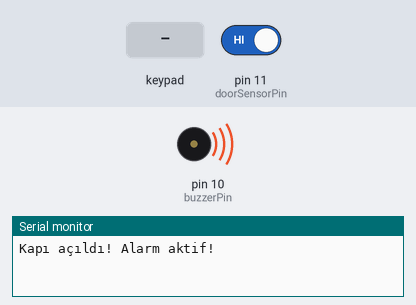
Recording of a sketch running on a simulated Arduino Uno, built with avr-gcc and run on an emulated ATmega328P. Parts: buzzer (waves = sounding), the last lines printed to the serial monitor. Inputs (shaded band) come from the test bench; at power-on: pin 11 (doorSensorPin) HIGH.

Above: at 1.2 s.
1.3 s: keypad keys 1 4 5 3 # pressed 0.4 s apart
At 4.1 s:
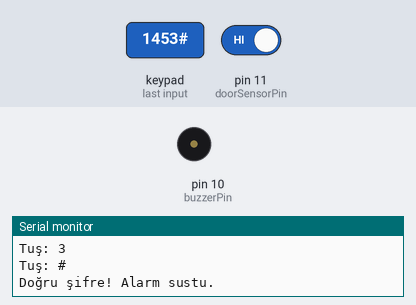
4.8 s: key '*' pressed
6.3 s: key '#' pressed
Timing chart, 0 to 9.3 s (numbered marks = the images above; inputs shaded):
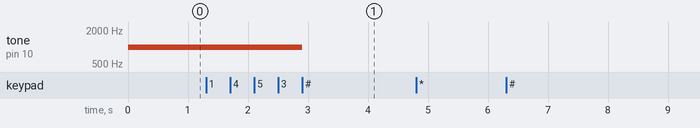

Measured:
- after the input at 1.3 s, tone on pin 10 (buzzerPin): 1000 Hz → silent after 1.6 s

The sketch:

arduino-door-alarm-system.ino
```cpp
#include <Keypad.h>

const byte ROWS = 4;
const byte COLS = 3;

char keys[ROWS][COLS] = {
  {'1','2','3'},
  {'4','5','6'},
  {'7','8','9'},
  {'*','0','#'}
};

byte rowPins[ROWS] = {2, 3, 4, 5};
byte colPins[COLS] = {6, 7, 8};

Keypad keypad = Keypad(makeKeymap(keys), rowPins, colPins, ROWS, COLS);

const int buzzerPin = 10;
const int doorSensorPin = 11;

String password = "1453";
String input = "";
bool alarmTriggered = false;
bool kapiAcik = false; // Kapının mevcut durumu
bool kapiOncekiDurum = true; // HIGH = kapalı

void setup() {
  Serial.begin(9600);
  pinMode(buzzerPin, OUTPUT);
  pinMode(doorSensorPin, INPUT_PULLUP); // Kapalıyken HIGH
}

void loop() {
  kapiAcik = digitalRead(doorSensorPin) == HIGH;

  // Kapı yeni açıldıysa (önce kapalıydı, şimdi açık)
  if (kapiAcik && kapiOncekiDurum == true) {
    Serial.println("Kapı açıldı! Alarm aktif!");
    alarmTriggered = true;
  }

  // Alarm durumu
  if (alarmTriggered) {
    tone(buzzerPin, 1000);
  } else {
    noTone(buzzerPin);
  }

  // Şifre girişi
  char key = keypad.getKey();
  if (key) {
    Serial.print("Tuş: ");
    Serial.println(key);
    if (key == '#') {
      if (input == password) {
        Serial.println("Doğru şifre! Alarm sustu.");
        alarmTriggered = false;
      } else {
        Serial.println("Yanlış şifre!");
      }
      input = "";
    } else {
      input += key;
    }
  }

  // Önceki kapı durumu güncellenir (bir sonraki loop için)
  kapiOncekiDurum = !kapiAcik; // true = kapalı, false = açık

}
```
